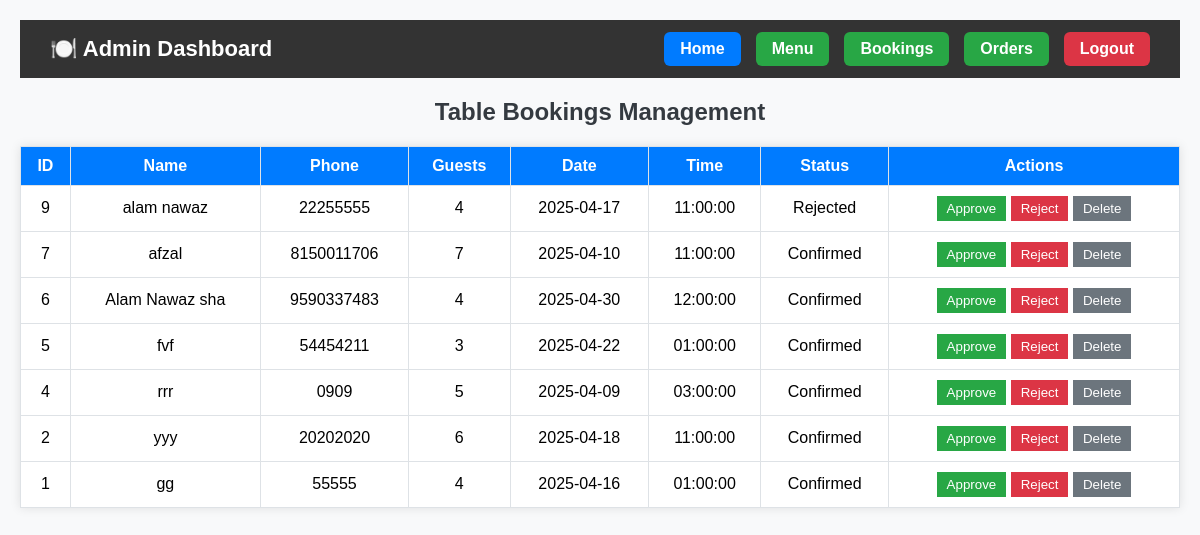
The page /admin_bookings.php on the database as committed earlier.
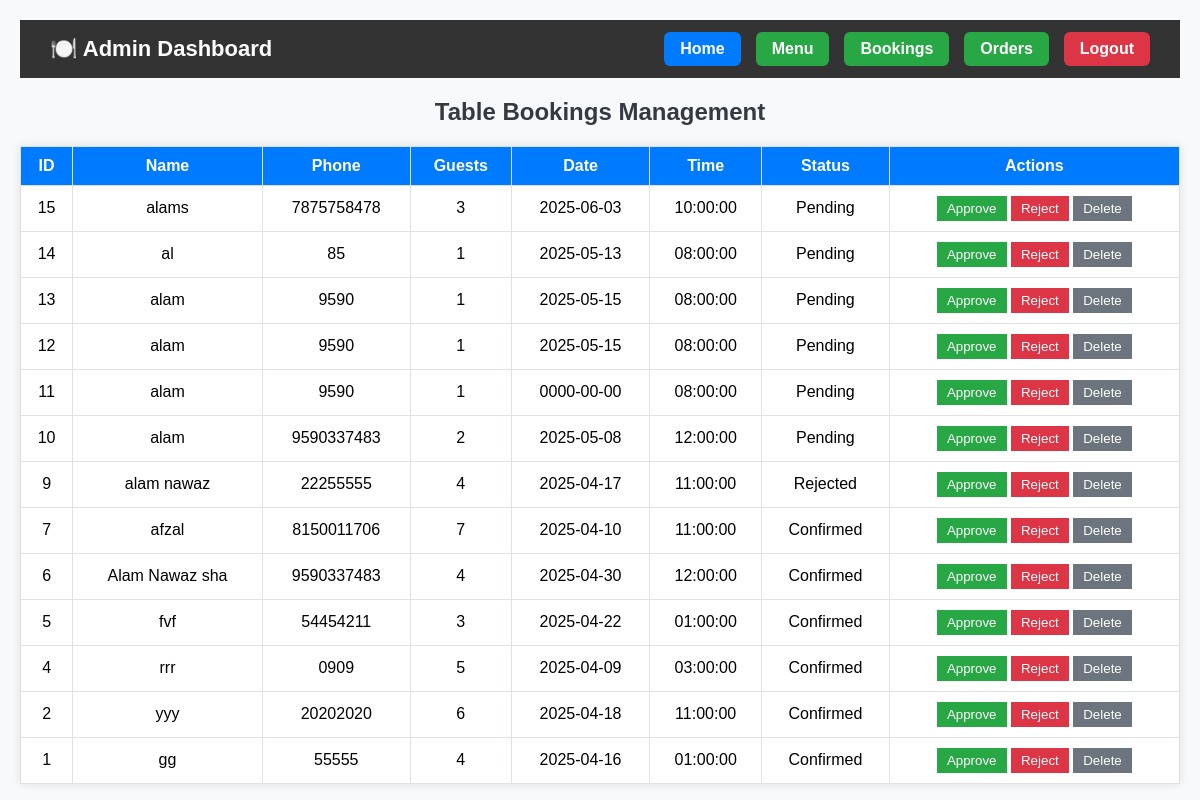
The same page on the database as committed later.
### tables this page shows
CREATE TABLE `table_bookings` (
  `id` int(11) NOT NULL,
  `user_id` int(11) NOT NULL,
  `name` varchar(100) NOT NULL,
  `phone` varchar(15) NOT NULL,
  `guests` int(11) NOT NULL,
  `date` date NOT NULL,
  `time` time NOT NULL,
  `message` varchar(100) NOT NULL,
  `status` enum('Pending','Confirmed','Rejected') DEFAULT 'Pending',
  `created_at` timestamp NOT NULL DEFAULT current_timestamp(),
  `notified` tinyint(1) DEFAULT 0
);

### admin_bookings.php (the view, shortened to what this page needs)
<?php
include 'config.php';
$bookings = $pdo->query("SELECT * FROM table_bookings ORDER BY id DESC")->fetchAll(PDO::FETCH_ASSOC);
?>
<!DOCTYPE html>
<html lang="en">
<head>
</head>
<body>
<div class="navbar">
        <h1>🍽️ Admin Dashboard</h1>
        <div class="nav-buttons">
            <a href="admin_dashboard.php" class="home">Home</a>
            <a href="manage_menu.php">Menu</a>
            <a href="admin_bookings.php">Bookings</a>
            <a href="admin_orders.php">Orders</a>
            <a href="admin_logout.php" class="logout">Logout</a>
        </div>
    </div>
    <h2>Table Bookings Management</h2>
    <table>
        <tr>
            <th>ID</th>
            <th>Name</th>
            <th>Phone</th>
            <th>Guests</th>
            <th>Date</th>
            <th>Time</th>
            <th>Status</th>
            <th>Actions</th>
        </tr>
        <?php foreach ($bookings as $booking) : ?>
        <tr>
            <td><?= $booking['id'] ?></td>
            <td><?= $booking['name'] ?></td>
            <td><?= $booking['phone'] ?></td>
            <td><?= $booking['guests'] ?></td>
            <td><?= $booking['date'] ?></td>
            <td><?= $booking['time'] ?></td>
            <td><?= $booking['status'] ?></td>
            <td>
                <form method="post" style="display:inline;">
                    <button type="submit" name="update_status" class="approve">Approve</button>
                </form>
                <form method="post" style="display:inline;">
                    <button type="submit" name="update_status" class="reject">Reject</button>
                </form>
                <form method="post" style="display:inline;">
                    <button type="submit" name="delete_booking" class="delete" onclick="return confirm('Are you sure?')">Delete</button>
                </form>
            </td>
        </tr>
        <?php endforeach; ?>
    </table>
</body>
</html>

### admin_bookings.php (style rules this page uses)
body { font-family: Arial, sans-serif; background-color: #f8f9fa; margin: 20px; }
h2 { text-align: center; color: #343a40; }
table { width: 100%; border-collapse: collapse; background: white; box-shadow: 0px 0px 10px rgba(0, 0, 0, 0.1); }
th, td { border: 1px solid #dee2e6; padding: 10px; text-align: center; }
th { background-color: #007bff; color: white; }
td button { padding: 5px 10px; border: none; cursor: pointer; }
.approve { background-color: #28a745; color: white; }
.reject { background-color: #dc3545; color: white; }
.delete { background-color: #6c757d; color: white; }
.navbar { background-color: #333; display: flex; justify-content: space-between; align-items: center; padding: 12px 30px; color: white; position: sticky; top: 0; z-index: 1000; }
.navbar h1 { margin: 0; font-size: 22px; }
.nav-buttons { display: flex; gap: 15px; }
.nav-buttons a { color: white; text-decoration: none; background: #28a745; padding: 8px 16px; border-radius: 6px; transition: 0.3s; font-weight: bold; }
.nav-buttons a.logout { background-color: #dc3545; }
.nav-buttons a.home { background-color: #007bff; }

Rows that differ between the two databases and show on the page:
added table_bookings: id "15", name "alams", phone "7875758478", guests "3", date "2025-06-03", time "10:00:00", status "Pending"
added table_bookings: id "14", name "al", phone "85", guests "1", date "2025-05-13", time "08:00:00", status "Pending"
added table_bookings: id "13", name "alam", phone "9590", guests "1", date "2025-05-15", time "08:00:00", status "Pending"
added table_bookings: id "12", name "alam", phone "9590", guests "1", date "2025-05-15", time "08:00:00", status "Pending"
added table_bookings: id "11", name "alam", phone "9590", guests "1", date "0000-00-00", time "08:00:00", status "Pending"
added table_bookings: id "10", name "alam", phone "9590337483", guests "2", date "2025-05-08", time "12:00:00", status "Pending"
